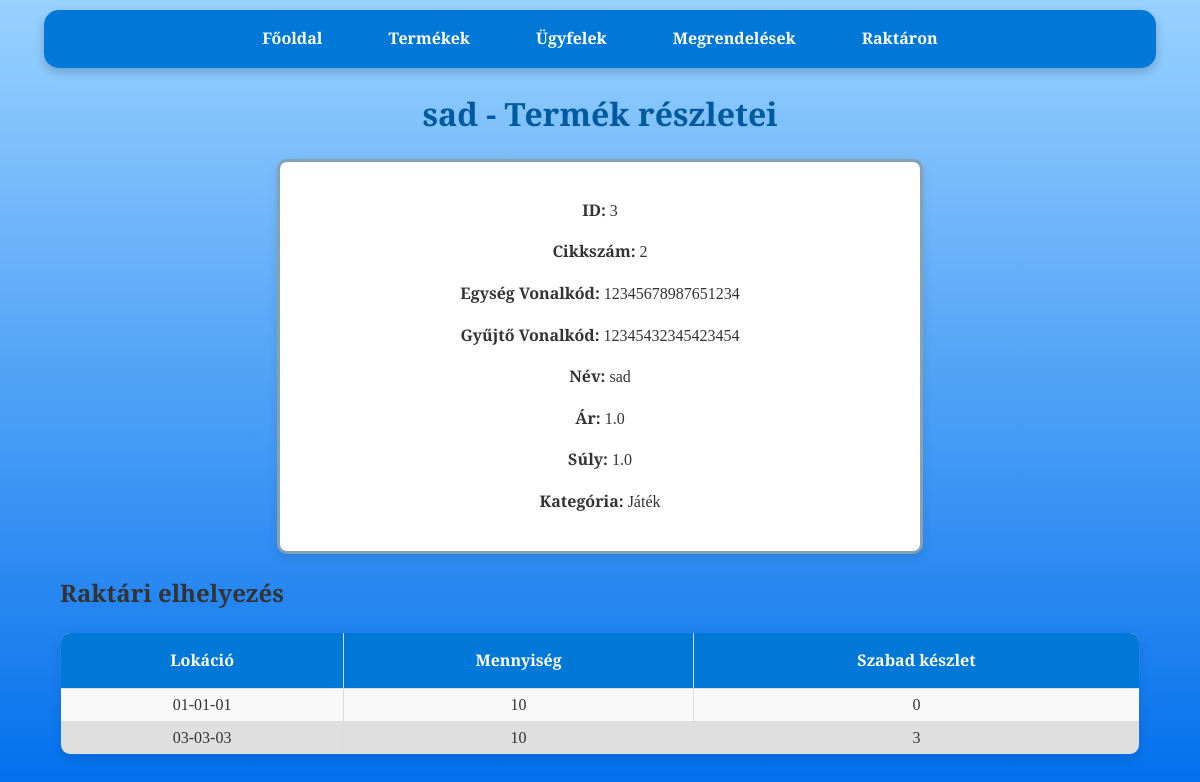
The app's page /product/2, older data.
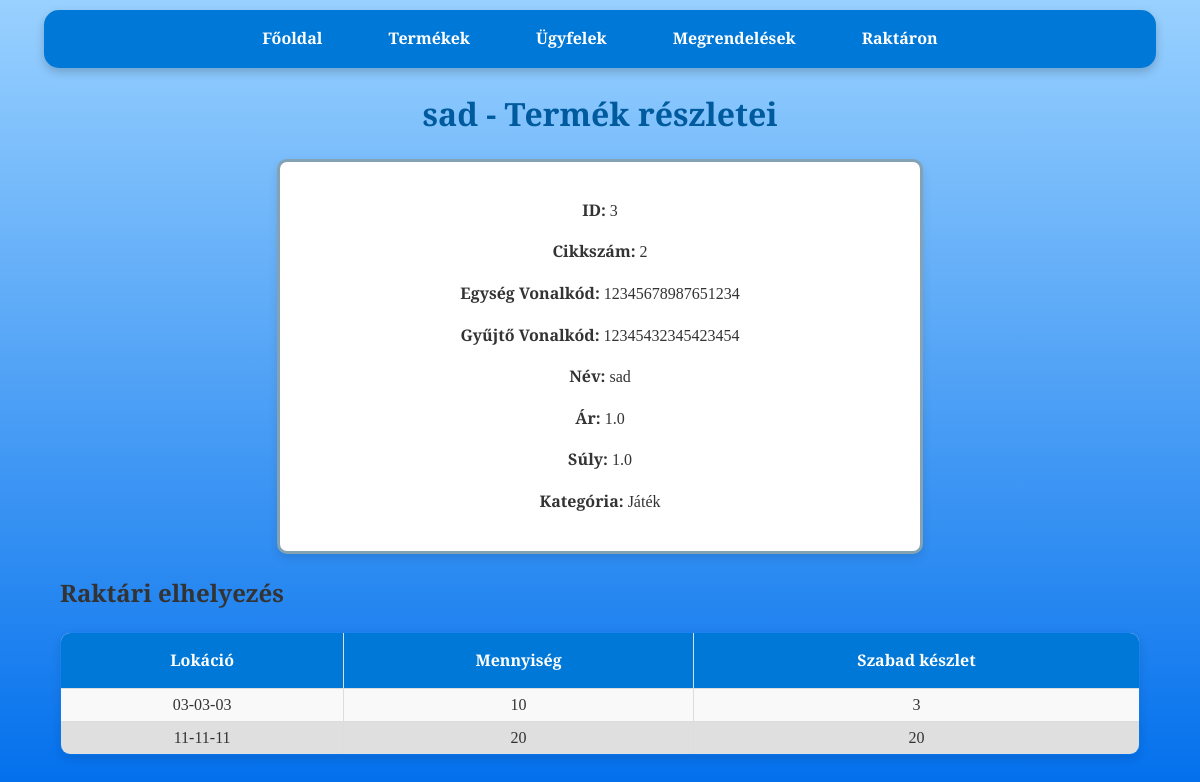
The same page, newer data.
### tables this page shows
CREATE TABLE products (
                    id INTEGER PRIMARY KEY,
                    cikkszam TEXT UNIQUE,
                    egyseg_vonalkod INTEGER UNIQUE,
                    gyujto_vonalkod INTEGER UNIQUE,
                    nev TEXT,
                    ar REAL,
                    suly REAL,
                    kategoria TEXT);

CREATE TABLE stock (
                    id INTEGER PRIMARY KEY,
                    cikkszam TEXT,
                    lokacio TEXT,
                    mennyiseg INTEGER,
                    order_id INTEGER,
                    FOREIGN KEY(cikkszam) REFERENCES products(cikkszam),
                    FOREIGN KEY(order_id) REFERENCES orders(id));

### raktar_program-master/app.py (the view)
@app.route('/product/<cikkszam>')
def product_details(cikkszam):
    conn = get_db_connection()
    product = conn.execute(
        'SELECT * FROM products WHERE cikkszam = ?',
        (cikkszam,)
    ).fetchone()
    stock = conn.execute(
        '''SELECT stock.id, stock.lokacio,
                            (SELECT SUM(mennyiseg)
                            FROM stock s
                            WHERE s.cikkszam = ? AND s.lokacio = stock.lokacio) AS total_mennyiseg,
                            (SELECT SUM(mennyiseg)
                            FROM stock s
                            WHERE s.cikkszam = ? AND s.lokacio = stock.lokacio  AND s.order_id IS NULL) AS mennyiseg_null
                            FROM products JOIN stock ON stock.cikkszam = products.cikkszam
                            WHERE stock.order_id IS NULL AND total_mennyiseg IS NOT NULL''',
        (cikkszam, cikkszam)
    ).fetchall()
    conn.close()
    return render_template(
        'product_details.html',
        product=product,
        stock=stock
    )

### raktar_program-master/app.py (called while the page is built)
def get_db_connection():
    conn = sqlite3.connect('database.db')
    conn.row_factory = sqlite3.Row
    return conn

### raktar_program-master/templates/product_details.html (shortened to what this page needs)
<!DOCTYPE html>
<html lang="hu">
<head>
    <link rel="stylesheet" href="{{ url_for('static', filename='css/style.css') }}">
</head>
<body>
    <nav>
        <a href="{{ url_for('index') }}">Főoldal</a>
        <a href="{{ url_for('products') }}">Termékek</a>
        <a href="{{ url_for('customers') }}">Ügyfelek</a>
        <a href="{{ url_for('orders') }}">Megrendelések</a>
        <a href="{{ url_for('stock') }}">Raktáron</a>
    </nav>
    <h1>{{ product.nev }} - Termék részletei</h1>
    <div class="product-details">
        <form class="formkeret">
            <p><strong>ID:</strong> {{ product.id }}</p>
            <p><strong>Cikkszám:</strong> {{ product.cikkszam }}</p>
            <p><strong>Egység Vonalkód:</strong> {{ product.egyseg_vonalkod }}</p>
            <p><strong>Gyűjtő Vonalkód:</strong> {{ product.gyujto_vonalkod }}</p>
            <p><strong>Név:</strong> {{ product.nev }}</p>
            <p><strong>Ár:</strong> {{ product.ar }}</p>
            <p><strong>Súly:</strong> {{ product.suly }}</p>
            <p><strong>Kategória:</strong> {{ product.kategoria }}</p>
        </form>
    </div>
    <div class="container">
        <h2>Raktári elhelyezés</h2>
        <table>
            <thead>
                <tr>
                    <th>Lokáció</th>
                    <th>Mennyiség</th>
                    <th>Szabad készlet</th>
                </tr>
            </thead>
            <tbody>
                {% for item in stock %}
                <tr>
                    <td>{{ item.lokacio }}</td>
                    <td>{{ item.total_mennyiseg }}</td>
                    <td>{{ item.mennyiseg_null }}</td>
                </tr>
                {% endfor %}
            </tbody>
        </table>
    </div>
</body>
</html>

### raktar_program-master/static/css/style.css (style rules this page uses)
body { font-family: 'Merriweather', serif; margin: 0; padding: 0; background: linear-gradient(to bottom, #99d1ff, #006eec); background-attachment: fixed; background-size: cover; color: #333; line-height: 1.6; }
body::before { content: ''; position: fixed; top: 0; left: 0; width: 100%; height: 100%; background-image: url('https://www.transparenttextures.com/patterns/cubes.png'); opacity: 0.4; z-index: -1; pointer-events: none; }
nav { background-color: #0078D7; color: #fff; padding: 1rem; margin: 10px auto; width: 90%; max-width: 1200px; border-radius: 15px; box-shadow: 0 4px 10px rgba(0, 0, 0, 0.2); text-align: center; }
nav a { color: white; text-decoration: none; margin: 0 15px; font-weight: bold; padding: 0.5rem 1rem; border-radius: 5px; transition: background-color 0.3s ease; }
h1 { text-align: center; margin: 20px 0; color: #005a9e; font-weight: 700; }
p { text-align: center; }
form { width: 90%; max-width: 600px; margin: 20px auto; background: white; padding: 20px; border-radius: 10px; box-shadow: 0 4px 10px rgba(0, 0, 0, 0.1); }
form.formkeret { border: 3px solid #0041667c; }
.container { width: 90%; margin: 20px auto; }
table { width: 100%; border-collapse: collapse; border-radius: 10px; overflow: hidden; box-shadow: 0 4px 10px rgba(0, 0, 0, 0.1); }
table, th, td { border: 1px solid #ddd; }
th { background-color: #0078D7; color: white; font-weight: bold; padding: 15px; }
td { padding: 3px 10px; text-align: center; }
tr:nth-child(even) { background-color: #dfdfdf }
tr:nth-child(odd) { background-color: #f9f9f9 }

Row changes from the older to the newer data that the page shows:
removed stock: lokacio "01-01-01", total_mennyiseg "10", mennyiseg_null "0"
added stock: lokacio "11-11-11", total_mennyiseg "20", mennyiseg_null "20"
